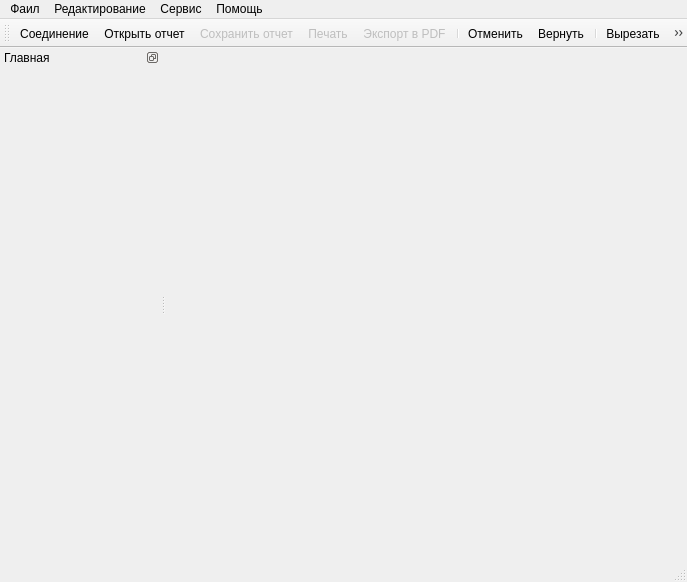
<?xml version="1.0" encoding="UTF-8"?>
<ui version="4.0">
 <class>MainWindow</class>
 <widget class="QMainWindow" name="MainWindow">
  <property name="geometry">
   <rect>
    <x>0</x>
    <y>0</y>
    <width>687</width>
    <height>582</height>
   </rect>
  </property>
  <property name="windowTitle">
   <string>Профи MAX</string>
  </property>
  <property name="windowIcon">
   <iconset resource="res.qrc">
    <normaloff>:/about/icons/logo.png</normaloff>:/about/icons/logo.png</iconset>
  </property>
  <widget class="QWidget" name="CentralWidget">
   <layout class="QVBoxLayout" name="verticalLayout_2">
    <property name="spacing">
     <number>0</number>
    </property>
    <property name="margin">
     <number>0</number>
    </property>
    <item>
     <widget class="TabWidgetMDI" name="tabWidgetMDI">
      <property name="currentIndex">
       <number>-1</number>
      </property>
      <property name="documentMode">
       <bool>true</bool>
      </property>
      <property name="tabsClosable">
       <bool>true</bool>
      </property>
      <property name="movable">
       <bool>true</bool>
      </property>
     </widget>
    </item>
   </layout>
  </widget>
  <widget class="QMenuBar" name="MenuBar">
   <property name="geometry">
    <rect>
     <x>0</x>
     <y>0</y>
     <width>687</width>
     <height>18</height>
    </rect>
   </property>
   <widget class="QMenu" name="menuFile">
    <property name="title">
     <string>Фаил</string>
    </property>
    <addaction name="actionConnect"/>
    <addaction name="separator"/>
    <addaction name="actionOpenReport"/>
    <addaction name="actionSaveReport"/>
    <addaction name="separator"/>
    <addaction name="actionPrintPreview"/>
    <addaction name="actionPrint"/>
    <addaction name="actionExportPDF"/>
    <addaction name="separator"/>
    <addaction name="actionQuit"/>
   </widget>
   <widget class="QMenu" name="menuHelp">
    <property name="title">
     <string>Помощь</string>
    </property>
    <addaction name="actionHelp"/>
    <addaction name="actionUpdate"/>
    <addaction name="separator"/>
    <addaction name="actionAbout"/>
   </widget>
   <widget class="QMenu" name="menuService">
    <property name="title">
     <string>Сервис</string>
    </property>
    <addaction name="actionPref"/>
   </widget>
   <widget class="QMenu" name="menuEdit">
    <property name="title">
     <string>Редактирование</string>
    </property>
    <addaction name="actionUndo"/>
    <addaction name="actionRedo"/>
    <addaction name="separator"/>
    <addaction name="actionCut"/>
    <addaction name="actionCopy"/>
    <addaction name="actionPaste"/>
    <addaction name="separator"/>
    <addaction name="actionSelectAll"/>
   </widget>
   <addaction name="menuFile"/>
   <addaction name="menuEdit"/>
   <addaction name="menuService"/>
   <addaction name="menuHelp"/>
  </widget>
  <widget class="QStatusBar" name="StatusBar"/>
  <widget class="QToolBar" name="ToolBar">
   <property name="windowTitle">
    <string>toolBar</string>
   </property>
   <attribute name="toolBarArea">
    <enum>TopToolBarArea</enum>
   </attribute>
   <attribute name="toolBarBreak">
    <bool>false</bool>
   </attribute>
   <addaction name="actionConnect"/>
   <addaction name="actionOpenReport"/>
   <addaction name="actionSaveReport"/>
   <addaction name="actionPrint"/>
   <addaction name="actionExportPDF"/>
   <addaction name="separator"/>
   <addaction name="actionUndo"/>
   <addaction name="actionRedo"/>
   <addaction name="separator"/>
   <addaction name="actionCut"/>
   <addaction name="actionCopy"/>
   <addaction name="actionPaste"/>
   <addaction name="separator"/>
   <addaction name="actionQuit"/>
  </widget>
  <widget class="QDockWidget" name="dockWidgetSprav">
   <property name="features">
    <set>QDockWidget::DockWidgetFloatable|QDockWidget::DockWidgetMovable</set>
   </property>
   <property name="windowTitle">
    <string>Главная</string>
   </property>
   <attribute name="dockWidgetArea">
    <number>1</number>
   </attribute>
   <widget class="QWidget" name="dockWidgetContentsSprav">
    <layout class="QVBoxLayout" name="verticalLayout">
     <property name="spacing">
      <number>0</number>
     </property>
     <property name="margin">
      <number>0</number>
     </property>
     <item>
      <widget class="QStackedWidget" name="toolBoxSprav">
       <property name="minimumSize">
        <size>
         <width>160</width>
         <height>0</height>
        </size>
       </property>
      </widget>
     </item>
    </layout>
   </widget>
  </widget>
  <action name="actionAbout">
   <property name="text">
    <string>О Программе</string>
   </property>
  </action>
  <action name="actionConnect">
   <property name="icon">
    <iconset resource="res.qrc">
     <normaloff>:/about/icons/launch.png</normaloff>:/about/icons/launch.png</iconset>
   </property>
   <property name="text">
    <string>Соединение...</string>
   </property>
   <property name="shortcut">
    <string>Ctrl+N</string>
   </property>
  </action>
  <action name="actionQuit">
   <property name="icon">
    <iconset resource="res.qrc">
     <normaloff>:/about/icons/exit.png</normaloff>:/about/icons/exit.png</iconset>
   </property>
   <property name="text">
    <string>Выход</string>
   </property>
   <property name="shortcut">
    <string>Ctrl+Q</string>
   </property>
  </action>
  <action name="actionCut">
   <property name="icon">
    <iconset resource="res.qrc">
     <normaloff>:/about/icons/editcut.png</normaloff>:/about/icons/editcut.png</iconset>
   </property>
   <property name="text">
    <string>Вырезать</string>
   </property>
   <property name="shortcut">
    <string>Ctrl+X</string>
   </property>
  </action>
  <action name="actionCopy">
   <property name="icon">
    <iconset resource="res.qrc">
     <normaloff>:/about/icons/editcopy.png</normaloff>:/about/icons/editcopy.png</iconset>
   </property>
   <property name="text">
    <string>Копировать</string>
   </property>
   <property name="shortcut">
    <string>Ctrl+C</string>
   </property>
  </action>
  <action name="actionPaste">
   <property name="icon">
    <iconset resource="res.qrc">
     <normaloff>:/about/icons/editpaste.png</normaloff>:/about/icons/editpaste.png</iconset>
   </property>
   <property name="text">
    <string>Вставить</string>
   </property>
   <property name="shortcut">
    <string>Ctrl+V</string>
   </property>
  </action>
  <action name="actionImport">
   <property name="icon">
    <iconset resource="res.qrc">
     <normaloff>:/about/icons/import.png</normaloff>:/about/icons/import.png</iconset>
   </property>
   <property name="text">
    <string>Импорт</string>
   </property>
  </action>
  <action name="actionExport">
   <property name="icon">
    <iconset resource="res.qrc">
     <normaloff>:/about/icons/export.png</normaloff>:/about/icons/export.png</iconset>
   </property>
   <property name="text">
    <string>Экспорт</string>
   </property>
  </action>
  <action name="actionHelp">
   <property name="text">
    <string>Справка</string>
   </property>
   <property name="shortcut">
    <string>F1</string>
   </property>
  </action>
  <action name="actionSelectAll">
   <property name="text">
    <string>Выделить все</string>
   </property>
   <property name="shortcut">
    <string>Ctrl+A</string>
   </property>
  </action>
  <action name="actionUndo">
   <property name="icon">
    <iconset resource="res.qrc">
     <normaloff>:/about/icons/editundo.png</normaloff>:/about/icons/editundo.png</iconset>
   </property>
   <property name="text">
    <string>Отменить</string>
   </property>
   <property name="shortcut">
    <string>Ctrl+Z</string>
   </property>
  </action>
  <action name="actionRedo">
   <property name="icon">
    <iconset resource="res.qrc">
     <normaloff>:/about/icons/editredo.png</normaloff>:/about/icons/editredo.png</iconset>
   </property>
   <property name="text">
    <string>Вернуть</string>
   </property>
   <property name="shortcut">
    <string>Ctrl+Y</string>
   </property>
  </action>
  <action name="actionSwitchPPO">
   <property name="icon">
    <iconset resource="res.qrc">
     <normaloff>:/about/icons/ppo_mini.png</normaloff>:/about/icons/ppo_mini.png</iconset>
   </property>
   <property name="text">
    <string>Выбор ППО</string>
   </property>
  </action>
  <action name="actionReportGeneral">
   <property name="text">
    <string>Общие сведения</string>
   </property>
  </action>
  <action name="actionReportForm1E">
   <property name="text">
    <string>Форма 1Э</string>
   </property>
  </action>
  <action name="actionReportForm2">
   <property name="text">
    <string>Форма 2</string>
   </property>
  </action>
  <action name="actionReportForm4">
   <property name="text">
    <string>Отчеты и выборы</string>
   </property>
  </action>
  <action name="actionPrint">
   <property name="enabled">
    <bool>false</bool>
   </property>
   <property name="icon">
    <iconset resource="res.qrc">
     <normaloff>:/about/icons/fileprint.png</normaloff>:/about/icons/fileprint.png</iconset>
   </property>
   <property name="text">
    <string>Печать...</string>
   </property>
  </action>
  <action name="actionPrintPreview">
   <property name="enabled">
    <bool>false</bool>
   </property>
   <property name="icon">
    <iconset resource="res.qrc">
     <normaloff>:/about/icons/fileprint.png</normaloff>:/about/icons/fileprint.png</iconset>
   </property>
   <property name="text">
    <string>Просмотр печати</string>
   </property>
   <property name="iconText">
    <string>Просмотр печати...</string>
   </property>
  </action>
  <action name="actionExportPDF">
   <property name="enabled">
    <bool>false</bool>
   </property>
   <property name="icon">
    <iconset resource="res.qrc">
     <normaloff>:/about/icons/exportpdf.png</normaloff>:/about/icons/exportpdf.png</iconset>
   </property>
   <property name="text">
    <string>Экспорт в PDF...</string>
   </property>
  </action>
  <action name="actionSaveReport">
   <property name="enabled">
    <bool>false</bool>
   </property>
   <property name="icon">
    <iconset resource="res.qrc">
     <normaloff>:/about/icons/filesave.png</normaloff>:/about/icons/filesave.png</iconset>
   </property>
   <property name="text">
    <string>Сохранить отчет</string>
   </property>
  </action>
  <action name="actionOpenReport">
   <property name="icon">
    <iconset resource="res.qrc">
     <normaloff>:/about/icons/fileopen.png</normaloff>:/about/icons/fileopen.png</iconset>
   </property>
   <property name="text">
    <string>Открыть отчет</string>
   </property>
  </action>
  <action name="actionUpdate">
   <property name="text">
    <string>Обновить</string>
   </property>
  </action>
  <action name="actionPref">
   <property name="icon">
    <iconset resource="res.qrc">
     <normaloff>:/about/icons/kservices.png</normaloff>:/about/icons/kservices.png</iconset>
   </property>
   <property name="text">
    <string>Настройка</string>
   </property>
  </action>
 </widget>
 <customwidgets>
  <customwidget>
   <class>TabWidgetMDI</class>
   <extends>QTabWidget</extends>
   <header>tabwidgetmdi.h</header>
   <container>1</container>
  </customwidget>
 </customwidgets>
 <resources>
  <include location="res.qrc"/>
 </resources>
 <connections>
  <connection>
   <sender>actionQuit</sender>
   <signal>triggered()</signal>
   <receiver>MainWindow</receiver>
   <slot>close()</slot>
   <hints>
    <hint type="sourcelabel">
     <x>-1</x>
     <y>-1</y>
    </hint>
    <hint type="destinationlabel">
     <x>343</x>
     <y>290</y>
    </hint>
   </hints>
  </connection>
 </connections>
</ui>
